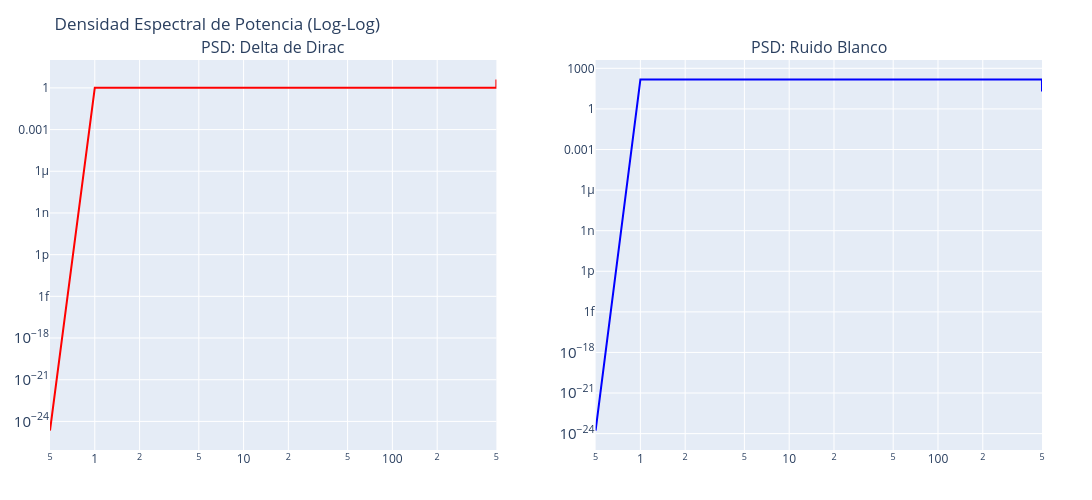

Write notebook code for a chart like this one.
### Markdown cell above
* Grafica el Espectro de Potencia (PSD) del Pulso Delta y Ruido Blanco Estocástico. Si ambas poseen un espectro plano ($S_{xx}(f) = \text{constante}$), ¿por qué una se manifiesta como un pico extremadamente concentrado y la otra como una señal estocástica e impredecible en el tiempo?  ¿Existe alguna diferencia en cómo se distribuye la energía en el dominio de la frecuencia entre ambas señales?

### Code cell
fig_psd = make_subplots(rows=1, cols=2, subplot_titles=("PSD: Delta de Dirac", "PSD: Ruido Blanco"))

fig_psd.add_trace(go.Scatter(x=f_fft[1:], y=psd_delta[1:], mode='lines', line=dict(color='red')), row=1, col=1)
fig_psd.add_trace(go.Scatter(x=f_fft[1:], y=psd_white[1:], mode='lines', line=dict(color='blue')), row=1, col=2)

fig_psd.update_xaxes(type="log")
fig_psd.update_yaxes(type="log")
fig_psd.update_layout(
    title_text="Densidad Espectral de Potencia (Log-Log)", 
    width=1500, 
    height=500, 
    autosize=False,
    margin=dict(l=50, r=50, t=60, b=50),
    showlegend=False
)
fig_psd.show()

### Figure 1 — Plotly figure (JSON) as saved in the notebook; plotly's stock layout.template omitted (floating-point values rounded to 4 significant figures; data arrays with more than 128 entries replaced by an {"elided": "..."} marker saying what was removed)
{"data": [{"line": {"color": "red"}, "mode": "lines", "type": "scatter", "x": {"elided": "1000 float values"}, "xaxis": "x", "y": {"elided": "1000 float values"}, "yaxis": "y"}, {"line": {"color": "blue"}, "mode": "lines", "type": "scatter", "x": {"elided": "1000 float values"}, "xaxis": "x2", "y": {"elided": "1000 float values"}, "yaxis": "y2"}], "layout": {"annotations": [{"font": {"size": 16}, "showarrow": false, "text": "PSD: Delta de Dirac", "x": 0.225, "xanchor": "center", "xref": "paper", "y": 1, "yanchor": "bottom", "yref": "paper"}, {"font": {"size": 16}, "showarrow": false, "text": "PSD: Ruido Blanco", "x": 0.775, "xanchor": "center", "xref": "paper", "y": 1, "yanchor": "bottom", "yref": "paper"}], "autosize": false, "height": 500, "margin": {"b": 50, "l": 50, "r": 50, "t": 60}, "showlegend": false, "title": {"text": "Densidad Espectral de Potencia (Log-Log)"}, "width": 1500, "xaxis": {"anchor": "y", "domain": [0, 0.45], "type": "log"}, "xaxis2": {"anchor": "y2", "domain": [0.55, 1], "type": "log"}, "yaxis": {"anchor": "x", "domain": [0, 1], "type": "log"}, "yaxis2": {"anchor": "x2", "domain": [0, 1], "type": "log"}}}
